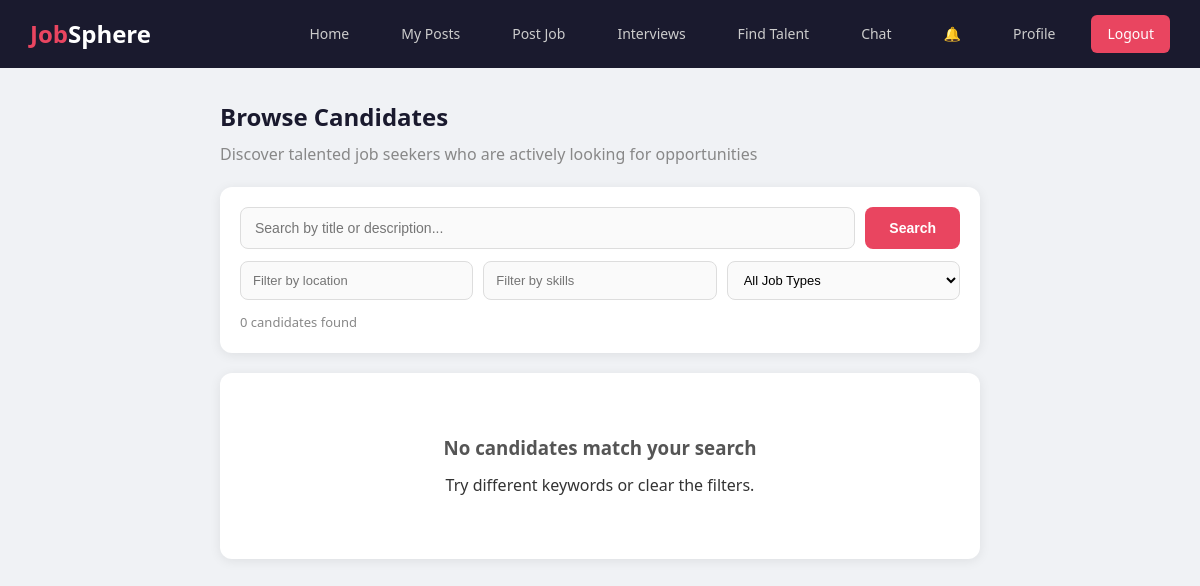
/recruitments/seeker-posts/ (signed in), run on an earlier commit of the app's database.
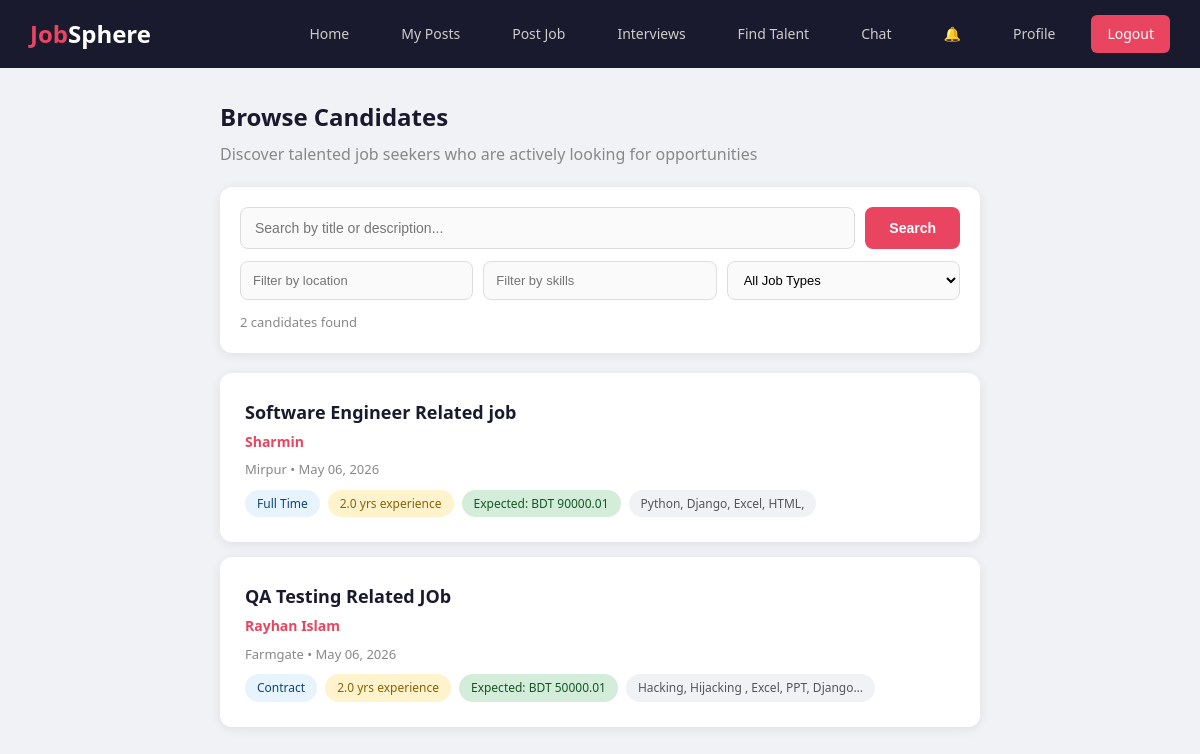
And on a later commit of the database.
### recruitments/models.py (models this page shows, shortened)
class JobPost(models.Model):
    POSTER_TYPE_CHOICES = [
        ('recruiter', 'Recruiter'),
        ('seeker', 'Seeker'),
    ]
    JOB_TYPE_CHOICES = [
        ('fullTime', 'Full Time'),
        ('partTime', 'Part Time'),
        ('remote', 'Remote'),
        ('contract', 'Contract'),
    ]
    STATUS_CHOICES = [
        ('active', 'Active'),
        ('closed', 'Closed'),
    ]
    poster = models.ForeignKey(User, on_delete=models.CASCADE, related_name='job_posts')
    poster_type = models.CharField(max_length=10, choices=POSTER_TYPE_CHOICES, default='recruiter')
    title = models.CharField(max_length=200)
    description = models.TextField()
    location = models.CharField(max_length=200, blank=True, null=True)
    job_type = models.CharField(max_length=10, choices=JOB_TYPE_CHOICES, default='fullTime')
    salary = models.DecimalField(max_digits=10, decimal_places=2, blank=True, null=True)
    number_of_available_seats = models.IntegerField(default=1)
    required_experience = models.FloatField(default=0)
    skills_text = models.TextField(blank=True, null=True)
    application_count = models.IntegerField(default=0)
    status = models.CharField(max_length=10, choices=STATUS_CHOICES, default='active')
    created_at = models.DateTimeField(auto_now_add=True)
    deadline = models.DateTimeField(blank=True, null=True)
    image = models.ImageField(upload_to='job_post_images/', blank=True, null=True)
    class Meta:
        ordering = ['-created_at']

### users/models.py (models this page shows, shortened)
class User(AbstractBaseUser):
    USER_TYPE_CHOICES = [
        ('seeker', 'Job Seeker'),
        ('recruiter', 'Recruiter'),
        ('admin', 'Admin'),
    ]
    email = models.EmailField(unique=True)
    name = models.CharField(max_length=100)
    user_type = models.CharField(max_length=10, choices=USER_TYPE_CHOICES)
    phone_num = models.CharField(max_length=20, blank=True, null=True)
    profile_pic = models.ImageField(upload_to='profile_pics/', blank=True, null=True)
    is_active = models.BooleanField(default=True)
    is_admin = models.BooleanField(default=False)
    is_staff = models.BooleanField(default=False)
    is_superuser = models.BooleanField(default=False)
    objects = UserManager()
    USERNAME_FIELD = 'email'
    REQUIRED_FIELDS = ['name']

### recruitments/views.py (the view)
# urls.py: path('seeker-posts/', views.seeker_posts_browser_view, name='seeker_posts_browser'),
def seeker_posts_browser_view(request):
    if not request.user.is_authenticated or request.user.user_type != 'recruiter':
        return redirect('login')
    from django.db.models import Q
    seeker_posts = JobPost.objects.filter(status='active', poster_type='seeker')
    search_query = request.GET.get('q', '').strip()
    location_filter = request.GET.get('location', '').strip()
    job_type_filter = request.GET.get('job_type', '').strip()
    skills_filter = request.GET.get('skills', '').strip()
    if search_query:
        seeker_posts = seeker_posts.filter(
            Q(title__icontains=search_query) | Q(description__icontains=search_query)
        )
    if location_filter:
        seeker_posts = seeker_posts.filter(location__icontains=location_filter)
    if job_type_filter:
        seeker_posts = seeker_posts.filter(job_type=job_type_filter)
    if skills_filter:
        seeker_posts = seeker_posts.filter(skills_text__icontains=skills_filter)
    job_type_choices = JobPost.JOB_TYPE_CHOICES
    return render(request, 'recruitments/seeker_posts_browser.html', {
        'seeker_posts': seeker_posts,
        'search_query': search_query,
        'location_filter': location_filter,
        'job_type_filter': job_type_filter,
        'skills_filter': skills_filter,
        'job_type_choices': job_type_choices,
    })

### updates/context_processors.py (called while the page is built)
def unread_notifications(request):
    if request.user.is_authenticated:
        count = Notification.objects.filter(user=request.user, is_read=False).count()
        return {'unread_notif_count': count}
    return {'unread_notif_count': 0}

### templates/recruitments/seeker_posts_browser.html (shortened to what this page needs)
{% extends 'base.html' %}
{% block content %}
<div class="jobs-container">
    <div class="jobs-header">
        <h1>Browse Candidates</h1>
        <p>Discover talented job seekers who are actively looking for opportunities</p>
    </div>
    <div class="search-filter-card">
        <form method="GET" action="{% url 'seeker_posts_browser' %}">
            <div class="search-row">
                <input type="text" name="q" value="{{ search_query }}" placeholder="Search by title or description..." class="search-input">
                <button type="submit" class="btn-search">Search</button>
            </div>
            <div class="filter-row">
                <input type="text" name="location" value="{{ location_filter }}" placeholder="Filter by location" class="filter-input">
                <input type="text" name="skills" value="{{ skills_filter }}" placeholder="Filter by skills" class="filter-input">
                <select name="job_type" class="filter-input">
                    <option value="">All Job Types</option>
                </select>
            </div>
            <div class="filter-actions">
                <span class="results-count">{{ seeker_posts|length }} candidate{{ seeker_posts|length|pluralize }} found</span>
            </div>
        </form>
    </div>
    {% if seeker_posts %}
        {% for post in seeker_posts %}
        <a href="{% url 'seeker_post_detail' post.id %}" class="seeker-card">
            <h3>{{ post.title }}</h3>
            <div class="seeker-card-name">{{ post.poster.name }}</div>
            <div class="seeker-card-meta">{{ post.location|default:"No location" }} &bull; {{ post.created_at|date:"M d, Y" }}</div>
            <div class="seeker-card-tags">
                <span class="tag tag-type">{{ post.get_job_type_display }}</span>
                {% if post.required_experience %}
                    <span class="tag tag-exp">{{ post.required_experience }} yrs experience</span>
                {% endif %}
                {% if post.salary %}
                    <span class="tag tag-salary">Expected: BDT {{ post.salary }}</span>
                {% endif %}
                {% if post.skills_text %}
                    <span class="tag tag-skills">{{ post.skills_text|truncatechars:40 }}</span>
                {% endif %}
            </div>
        </a>
        {% endfor %}
    {% else %}
        <div class="empty-state">
            <h3>No candidates match your search</h3>
            <p>Try different keywords or clear the filters.</p>
        </div>
    {% endif %}
</div>
{% endblock %}

What changed in the data, as far as the page shows it:
added JobPost: title "Software Engineer Related job", poster.name "Sharmin", location "Mirpur", created_at "May 06, 2026", job_type "Full Time", required_experience "2.0", salary "90000.01", skills_text "Python, Django, Excel, HTML,"
added JobPost: title "QA Testing Related JOb", poster.name "Rayhan Islam", location "Farmgate", created_at "May 06, 2026", job_type "Contract", required_experience "2.0", salary "50000.01", skills_text "Hacking, Hijacking , Excel, PPT, Django…"
Also different on the page:
{{ seeker_posts|length }}: "0" → "2"
text no longer shown: "No candidates match your search Try different keywords or clear the filters."
